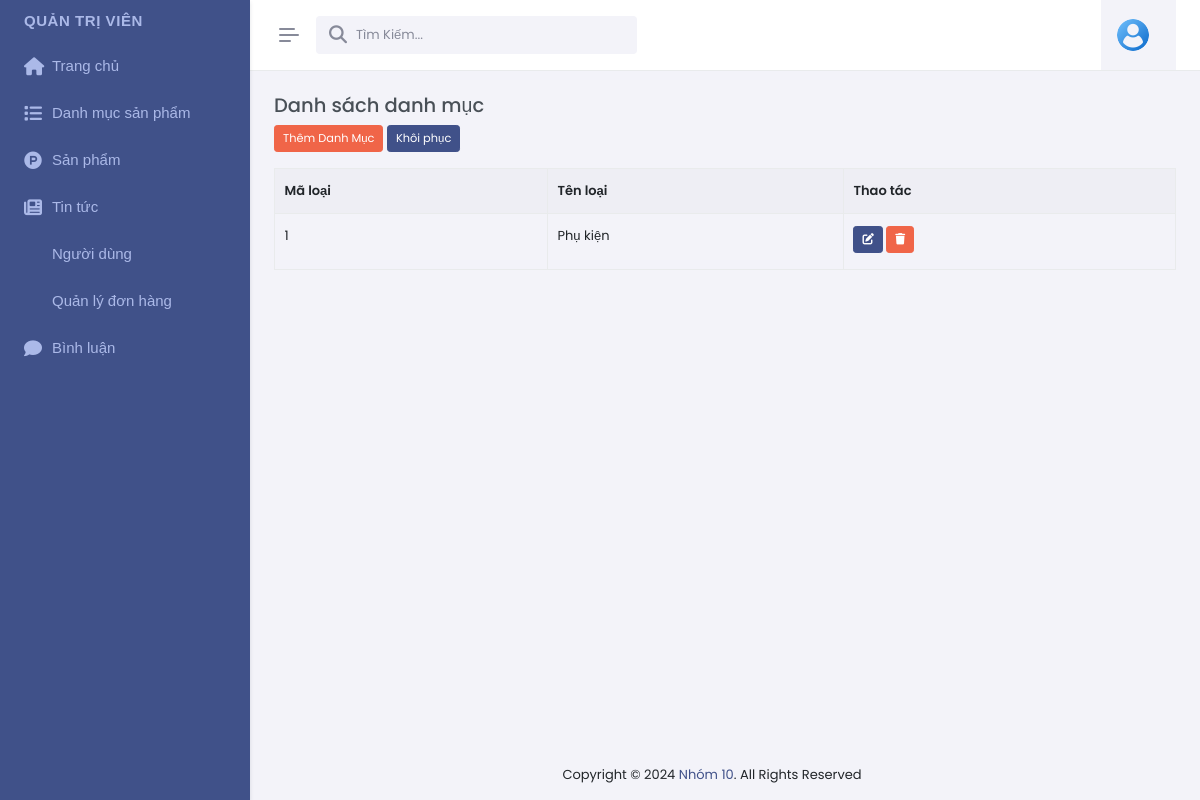
/admin/index.php?act=dsdm (signed in), run on an earlier commit of the app's database.
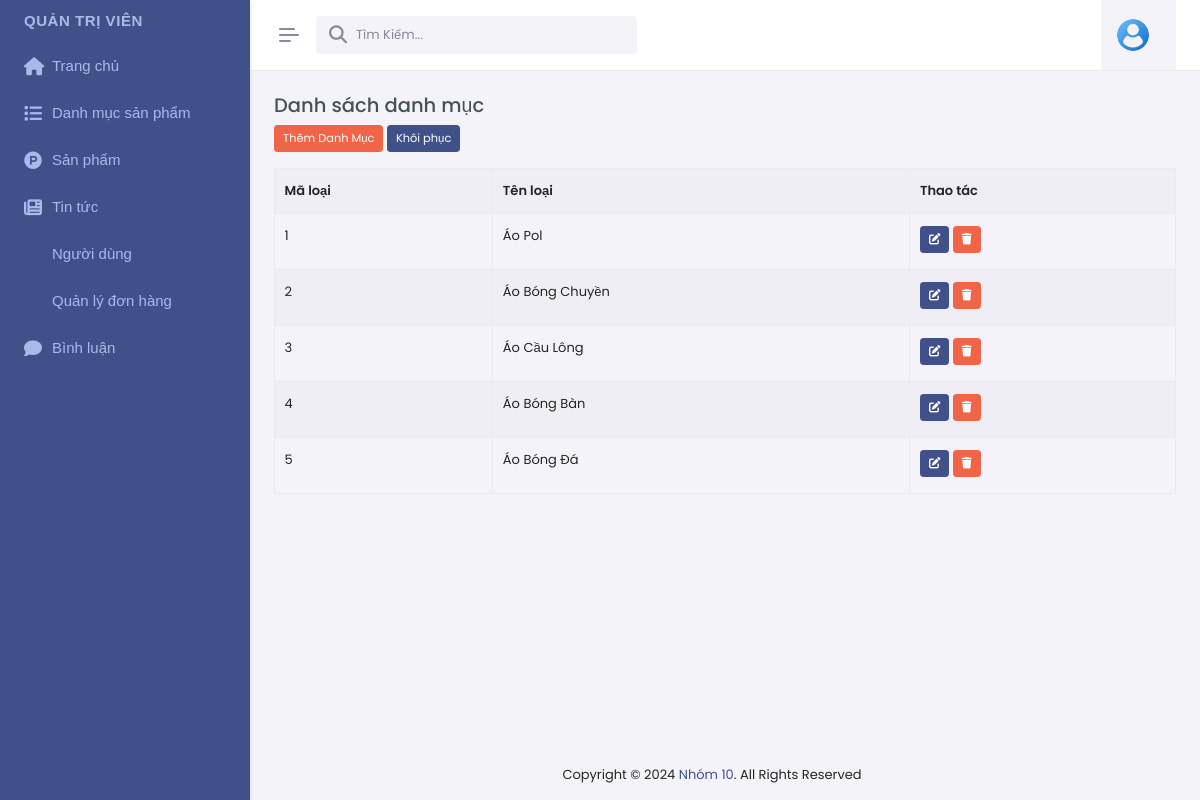
And on a later commit of the database.
### tables this page shows
CREATE TABLE `danhmuc` (
  `id` int NOT NULL,
  `tendanhmuc` varchar(999) NOT NULL,
  `role` tinyint NOT NULL DEFAULT '0'
);

### model/pdo.php (called while the page is built, shortened)
<?php
function pdo_get_connection(){
    $dburl = "mysql:host=localhost;dbname=duan1;charset=utf8";
    $username = 'root';
    $password = '';
    $conn = new PDO($dburl, $username, $password);
    $conn->setAttribute(PDO::ATTR_ERRMODE, PDO::ERRMODE_EXCEPTION);
    return $conn;
}
function pdo_query($sql){
    $sql_args = array_slice(func_get_args(), 1);
    try{
        $conn = pdo_get_connection();
        $stmt = $conn->prepare($sql);
        $stmt->execute($sql_args);
        $rows = $stmt->fetchAll();
        return $rows;
    }
    catch(PDOException $e){
        throw $e;
    }
    finally{
        unset($conn);
    }
}

### model/danhmuc.php (called while the page is built, shortened)
<?php
 function loadall_danhmuc(){
    $sql="SELECT * FROM `danhmuc`  where `role` = 0 order by id desc";
    $listdanhmuc= pdo_query($sql);
    return $listdanhmuc;
 }
?>

### admin/danhmuc/list.php (the view)
<div class="main-content">
  <div class="page-content">
    <div class="container-fluid">
      <div class="row mb-3 pb-1">
        <div class="col-md-12">
          <div class="fromtitle">
            <h4>Danh sách danh mục</h4>
          </div>
          <a href="/duan1/admin/index.php?act=adddm" class="btn btn-danger btn-sm mb-3">Thêm Danh Mục</a>
          <a href="/duan1/admin/index.php?act=khoiphuc" class="btn btn-primary btn-sm mb-3">Khôi phục</a>
          <div class="fromcontent">
            <div class="table-responsive dt-responsive">
              <div class="dataTables_wrapper dt-bootstrap5">
                <table id="dom-jqry" class="table table-striped table-bordered nowrap dataTable">
                  <tr>
                    <th>Mã loại</th>
                    <th>Tên loại</th>
                    <th>Thao tác</th>
                  </tr>
                  <?php
                  $i = 1;
                  foreach ($listdanhmuc as $danhmuc) {
                    extract($danhmuc);
                    $suadm = "index.php?act=suadm&id=" . $id;
                    $xoadm = "index.php?act=xoadm&id=" . $id;
                    echo '<tr>
                    <td>' . $i++ . '</td>
                    <td>' . $tendanhmuc . '</td>
                   <td>
                   <a href="'.$suadm.'" class="btn btn-sm btn-primary mb-1"><i class="fas fa-edit"></i></a>
                   <a href="'.$xoadm.'" class="btn btn-sm btn-danger mb-1"><i class="fas fa-trash"></i></a>
                   </td>
                </tr>';
                  }
                  ?>
                </table>
              </div>
            </div>
          </div>
        </div>
      </div>
    </div>

What changed in the data, as far as the page shows it:
removed danhmuc: tendanhmuc "Phụ kiện"
added danhmuc: tendanhmuc "Áo Pol"
added danhmuc: tendanhmuc "Áo Bóng Chuyền"
added danhmuc: tendanhmuc "Áo Cầu Lông"
added danhmuc: tendanhmuc "Áo Bóng Bàn"
added danhmuc: tendanhmuc "Áo Bóng Đá"
